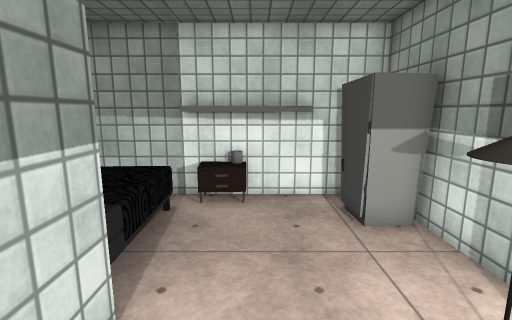
View 1 (above)

15 first-person views from a walk through a 3-D level made in the Unity game engine. The camera is 1.4 m above the floor, tilts 10° down and sees 85° across. Doors are open. The floor is counted in squares, 0.5 m on a side. Each view is taken from the middle of a square. On the plan, view 1 faces up. The plan holds only what a view shows up to about 19 squares ahead; the rest is blank. The player character is not drawn. Some surface patterns are stand-ins.

View 2
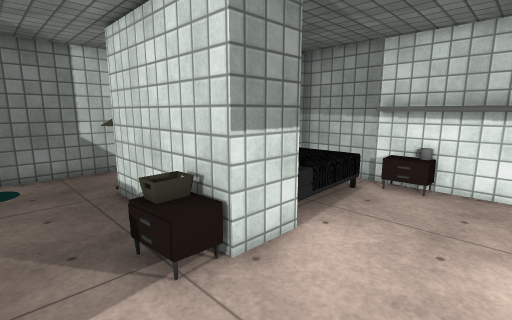

View 3
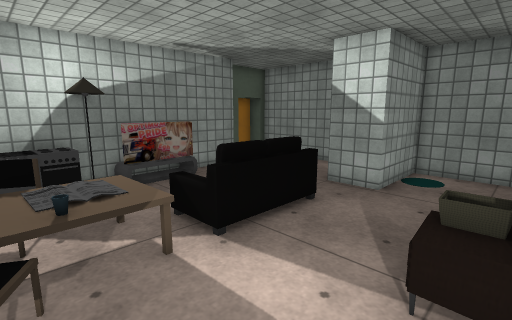

View 4
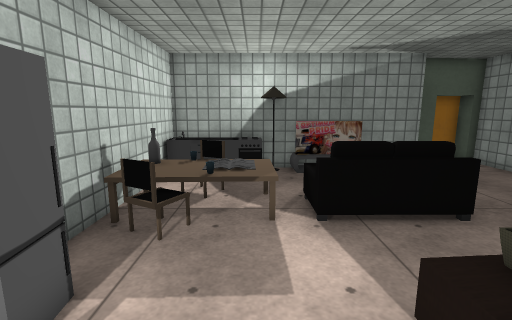

View 5
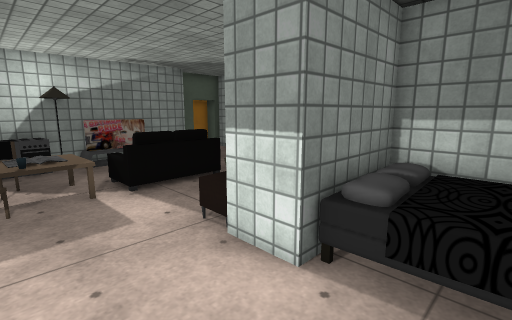

View 6
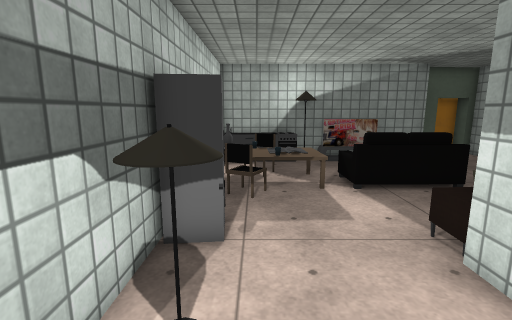

View 7
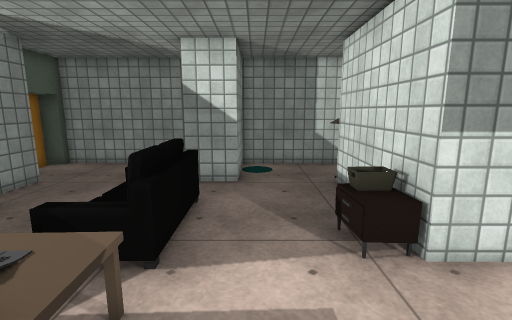

View 8
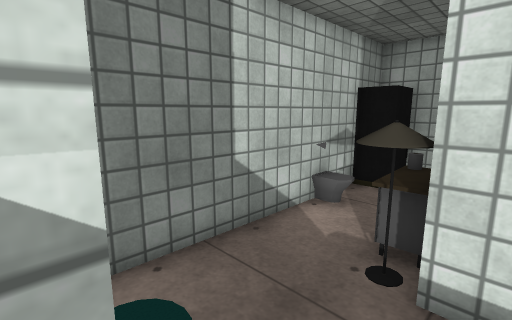

View 9
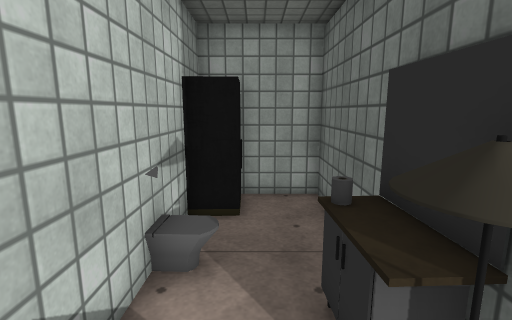

View 10
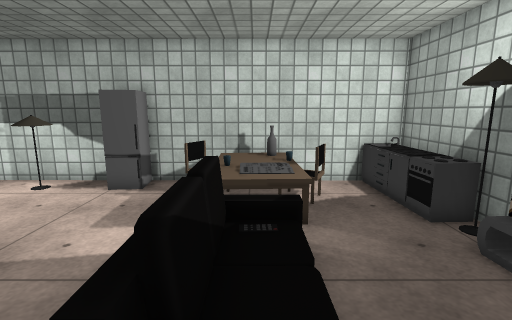

View 11
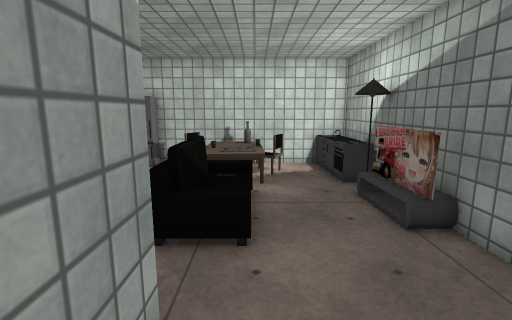

View 12
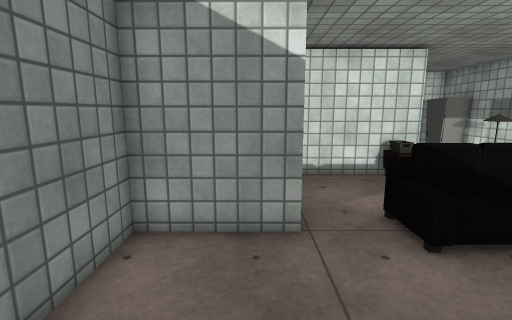

View 13
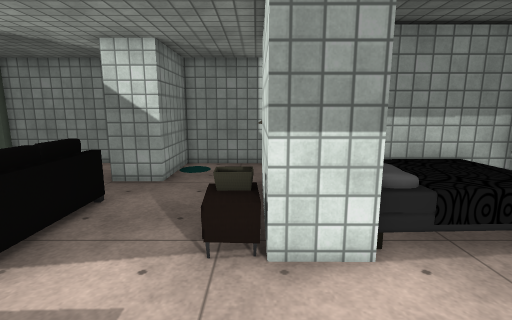

View 14
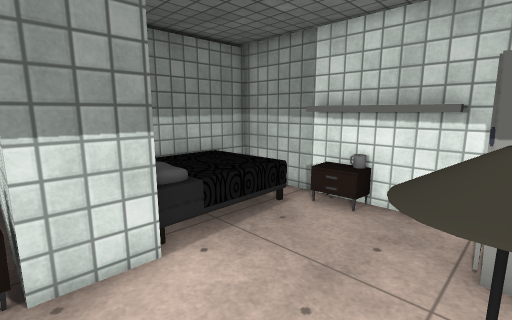

View 15
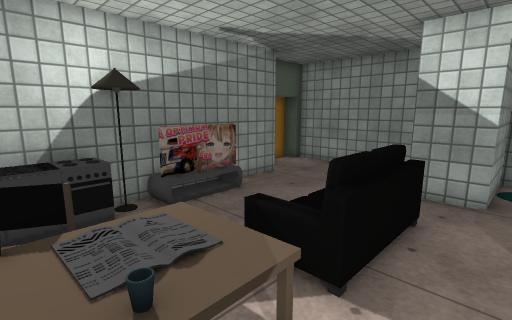

### Floor plan
Points are (right, up) in squares from view 1. A wall is a line through its corners. A room is listed if a view was taken in it or the views show most of it. See-through windows are left out.
Room 1 (views 1, 2, 3, 7, 8, 10, 11, 12, 13, 14, 15)
walls: (-7.9, -2.7) (-8, -4.8) (-11.9, -4.8) (-11.9, -12.1); (-1.8, 1.2) (-7.5, 1.2); (-8.1, -10.7) (4.1, -10.8) (4.1, 1.4); (-9.5, -12) (-8.7, -12); (-11.5, -12.1) (-11.5, -12.6)
ways out: open door at (0, 2) to room 2; open door at (-8.4, -2.1) to room 3
objects: other object (-5, -10) to (-2, -10); other object (-5, -4) to (-2, -4); other object (-3, 0) to (-3, 1); other object (-1, -10) to (0, -10); other object (-1, -6) to (3, -4); other object (0, -10) to (3, -9); other object (1, -7); other object (1, -5); other object (1, -4); other object (3, -6); other object (3, -1) to (3, 0)
Room 2 (views 4, 5, 6)
walls: (-2.4, 9.2) (-5.9, 9.2) (-5.9, 3.3) (-1.8, 3.3) (-1.8, 1.2); (3, 9.2) (1.4, 9.2); (4.1, 1.4) (4.1, 6.9)
ways out: open door at (0, 2) to room 1
objects: other object (-5, 4) to (-2, 8); other object (-2, 8) to (0, 8); other object (2, 2) to (3, 3); other object (2, 6) to (3, 8)
Room 3 (view 9)
walls: (-8.1, 2) (-8.2, 4.1); (-7.9, 2) (-7.9, 9.2) (-10.6, 9.2); (-11.8, 7.2) (-11.9, -2.7) (-7.9, -2.7)
low walls: (-9, 2.3) (-9, 3.4); (-8, 2.3) (-8.6, 2.3); (-8, 2) (-8.6, 2)
ways out: open door at (-8.4, -2.1) to room 1
objects: other object (-12, 5); other object (-12, 7) to (-10, 8); other object (-9, 1) to (-8, 2); other object (-9, 4)

Positions as (right, up) in squares from view 1, and headings:
1: (0, 0), facing up
2: (2, -2), facing up-left
3: (2, 1), facing down-left
4: (0, 3), facing down
5: (2, 6), facing down-left
6: (2, 6), facing down
7: (3, -2), facing left
8: (-7, -3), facing up-left
9: (-10, 0), facing up
10: (-7, -5), facing right
11: (-11, -6), facing right
12: (-9, -11), facing up
13: (3, 1), facing left
14: (3, 1), facing up-left
15: (2, -2), facing down-left
